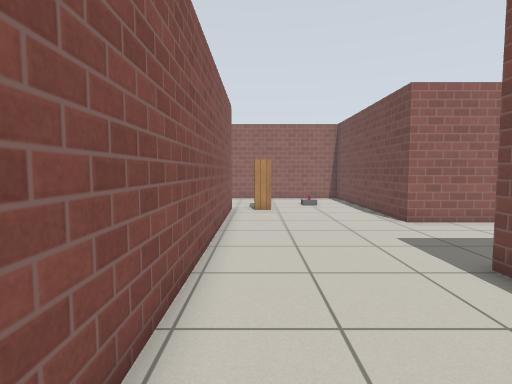
[1] (above)

16 first-person views from a walk through a world built for the Gazebo simulator. The camera is 0.94 m above the floor, tilts 4° down and sees 80° across. Floor lines are 1 m apart. The floor is counted in squares, 0.5 m on a side. Each view is taken from the middle of a square. On the plan, view 1 faces up. The plan holds only what a view shows up to about 16 squares ahead; the rest is blank. The robots in the file are not drawn. Simple patterns stand in for the simulator's built-in surfaces.

[2]
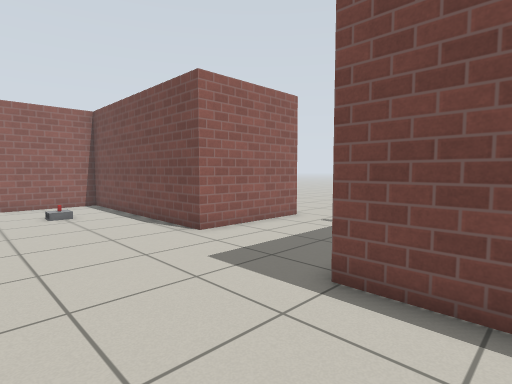

[3]
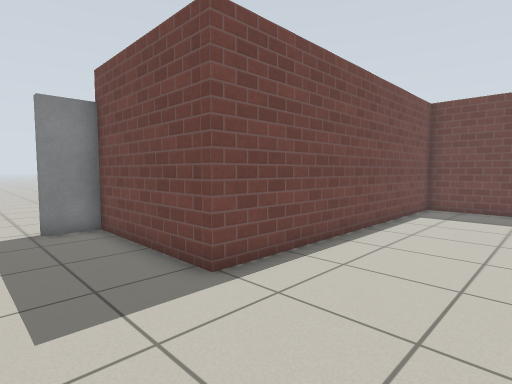

[4]
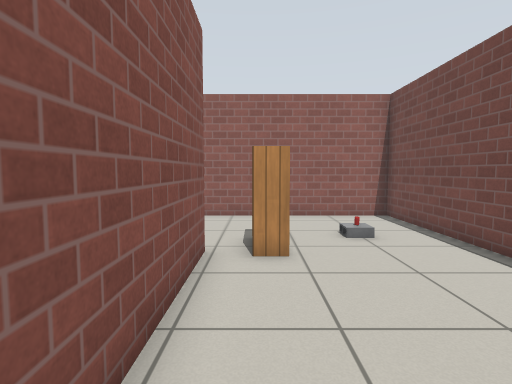

[5]
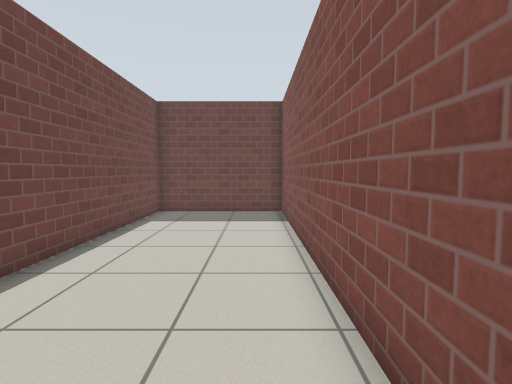

[6]
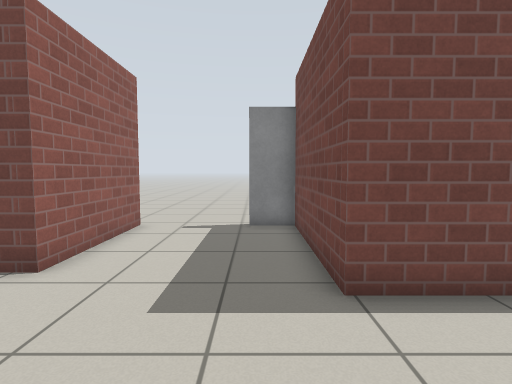

[7]
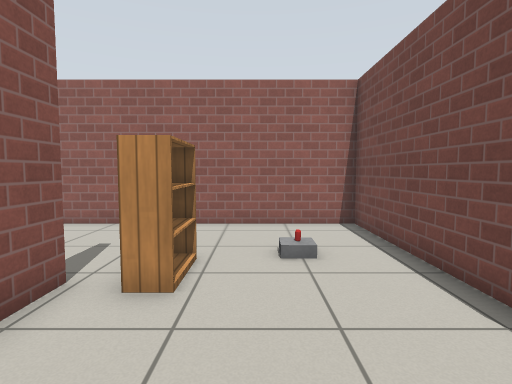

[8]
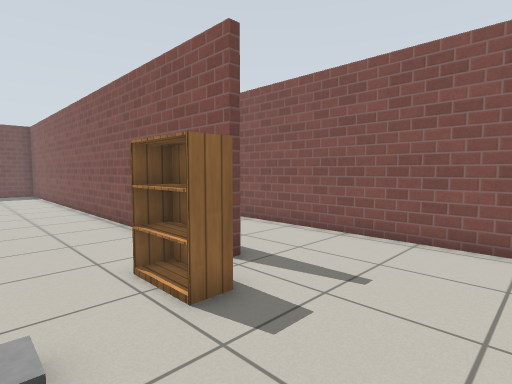

[9]
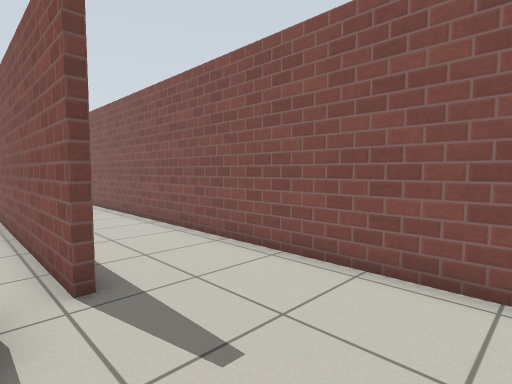

[10]
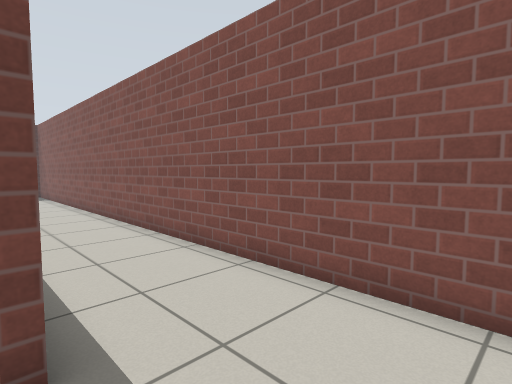

[11]
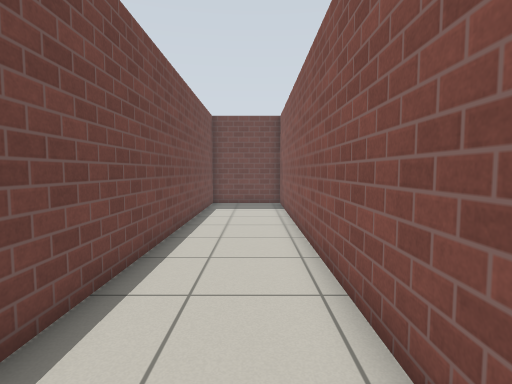

[12]
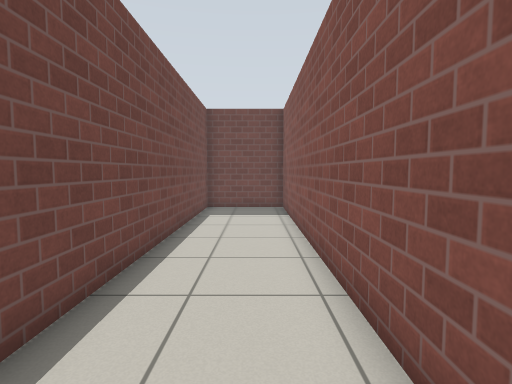

[13]
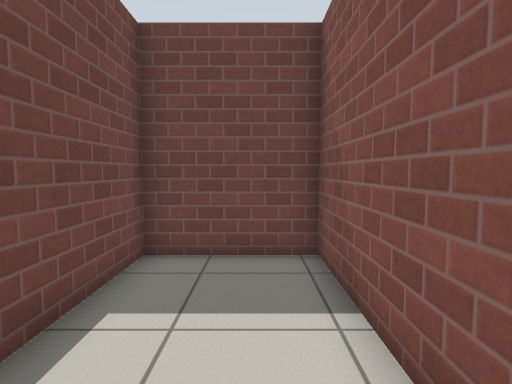

[14]
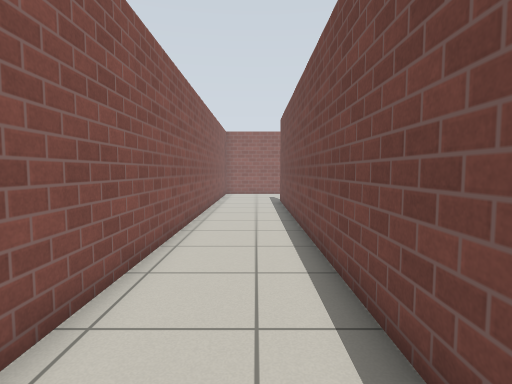

[15]
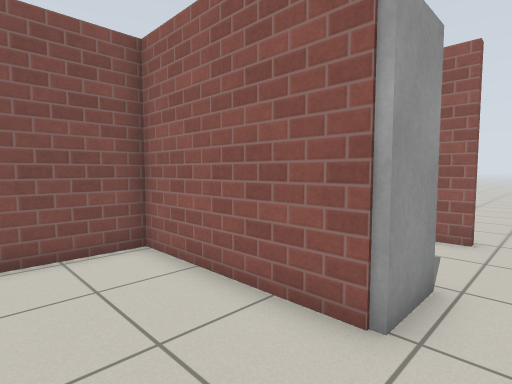

[16]
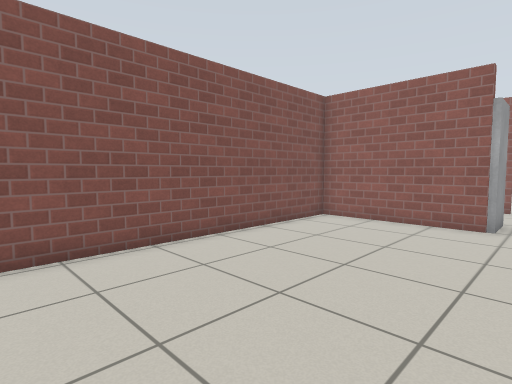

### Floor plan
Points are (right, up) in squares from view 1. A wall is a line through its corners. A room is listed if a view was taken in it or the views show most of it. See-through windows are left out.
Room 1 (views 1, 2, 3, 4, 5, 6, 7, 8, 9)
walls: (10.6, 11) (5.5, 11) (5.5, 20.7) (-0.4, 20.7); (-1.2, 15.1) (-1.2, -7) (4.5, -7) (4.5, 5.7) (9.5, 5.7)
ways out: opening at (-1, 18) to room 2; opening at (11.5, 5) to room 3; opening at (11.5, 11)
objects: bookshelf (0, 15) to (0, 16); cinder block (3, 16); other object (3, 17); door leaf (10, 6) to (10, 7)
Room 2 (views 10, 11, 12, 13, 14)
walls: (-5.4, 19.6) (-5.4, -7.7) (-1.5, -7.7) (-1.5, 12); (-0.4, 20.7) (-4.9, 20.7)
ways out: opening at (-1, 18) to room 1
Room 3 (views 15, 16)
walls: (10.5, 5.4) (4.8, 5.4) (4.8, -5.5)
ways out: opening at (11.5, 5) to room 1

Where each view was taken, in squares from view 1:
view 1: 0 up, 0 right, facing up
view 2: 3 up, 0 right, facing up-right
view 3: 9 up, 0 right, facing down-right
view 4: 8 up, 0 right, facing up
view 5: 7 up, 0 right, facing down
view 6: 7 up, 0 right, facing right
view 7: 10 up, 2 right, facing up
view 8: 20 up, 3 right, facing down-left
view 9: 20 up, 0 right, facing down-left
view 10: 18 up, 1 left, facing down-left
view 11: 10 up, 4 left, facing down
view 12: 8 up, 4 left, facing down
view 13: 1 down, 4 left, facing down
view 14: 4 down, 3 left, facing up
view 15: 2 up, 12 right, facing up-left
view 16: 6 down, 12 right, facing up-left
